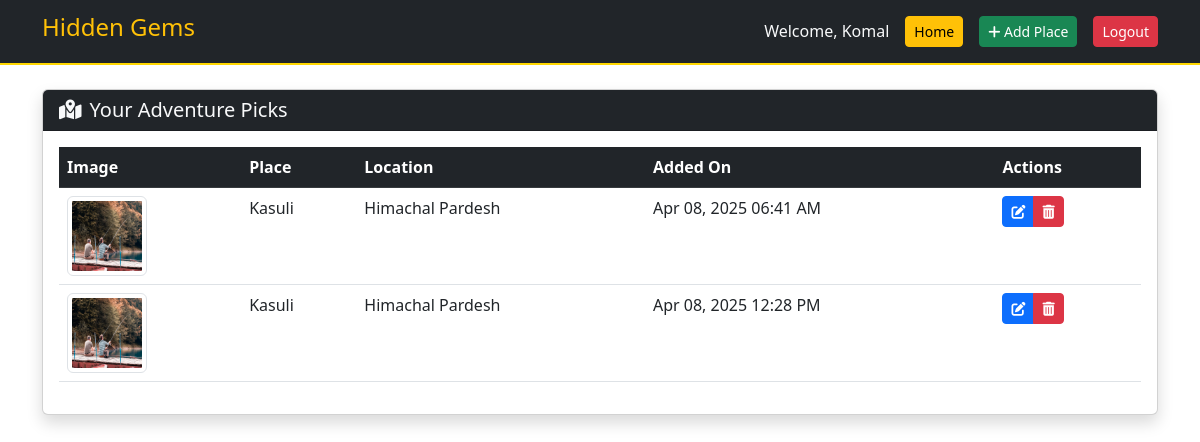
Page /dashboard (signed in) on the committed database.
### app.py (models this page shows)
class User(db.Model):
    id = db.Column(db.Integer, primary_key=True)
    email = db.Column(db.String(120), unique=True, nullable=False)
    first_name = db.Column(db.String(50), nullable=False)
    password = db.Column(db.String(200), nullable=False)
    is_admin = db.Column(db.Boolean, default=False)
    places = db.relationship('Place', backref='author', lazy=True)

class Place(db.Model):
    id = db.Column(db.Integer, primary_key=True)
    name = db.Column(db.String(100), nullable=False)
    location = db.Column(db.String(100), nullable=False)
    description = db.Column(db.Text, nullable=False)
    image = db.Column(db.String(100), nullable=False)
    best_time = db.Column(db.String(50))
    timestamp = db.Column(db.DateTime, default=datetime.utcnow)
    user_id = db.Column(db.Integer, db.ForeignKey('user.id'), nullable=False)

### app.py (the view)
@app.route('/dashboard')
def dashboard():
    if not session.get('logged_in'):
        return redirect(url_for('login'))
    if session['is_admin']:
        places = Place.query.all()
    else:
        places = Place.query.filter_by(user_id=session['user_id']).all()
    return render_template("dashboard.html",
                         places=places,
                         is_admin=session.get('is_admin', False))

### app.py (called while the page is built)
@app.template_filter('datetimeformat')
def datetimeformat(value, format='%b %d, %Y %I:%M %p'):
    return value.strftime(format)

@app.before_request
def check_admin_access():
    if request.path.startswith('/admin') and not request.endpoint == 'admin_login':
        if not session.get('is_admin'):
            flash("Admin access required", "danger")
            return redirect(url_for('login'))

### templates/dashboard.html (shortened to what this page needs)
<!DOCTYPE html>
<html lang="en">
<head>
    <link rel="stylesheet" href="{{ url_for('static', filename='css/style.css') }}">
    <link href="https://cdn.jsdelivr.net/npm/bootstrap@5.3.0/dist/css/bootstrap.min.css" rel="stylesheet">
    <link rel="stylesheet" href="https://cdnjs.cloudflare.com/ajax/libs/font-awesome/6.4.0/css/all.min.css">
</head>
<body class="dashboard-body">
    <nav class="navbar navbar-expand-lg navbar-dark bg-dark">
        <div class="container">
            <a class="navbar-brand" href="{{ url_for('home') }}">
                <h4 class="text-warning">Hidden Gems</h4>
            </a>
            <div class="d-flex align-items-center gap-3">
                <span class="text-light">Welcome, {{ session['username'] }}</span>
                <a href="{{ url_for('home') }}" class="btn btn-sm btn-warning">Home</a>
                <a href="{{ url_for('add_place') }}" class="btn btn-sm btn-success">
                    <i class="fas fa-plus"></i> Add Place
                </a>
                <a href="{{ url_for('logout') }}" class="btn btn-sm btn-danger">Logout</a>
            </div>
        </div>
    </nav>
    <div class="container py-4">
        <div class="card shadow mb-4">
            <div class="card-header bg-dark text-light">
                <h5 class="mb-0"><i class="fas fa-map-marked-alt me-2"></i>Your Adventure Picks</h5>
            </div>
            <div class="card-body">
                {% if places %}
                <div class="table-responsive">
                    <table class="table table-hover">
                        <thead class="table-dark">
                            <tr>
                                <th>Image</th>
                                <th>Place</th>
                                <th>Location</th>
                                <th>Added On</th>
                                <th>Actions</th>
                            </tr>
                        </thead>
                        <tbody>
                            {% for place in places %}
                            <tr>
                                <td>
                                    <img src="{{ url_for('static', filename='uploads/' + place.image) }}"
                                         class="img-thumbnail"
                                         style="width: 80px; height: 80px; object-fit: cover;">
                                </td>
                                <td>{{ place.name }}</td>
                                <td>{{ place.location }}</td>
                                <td>{{ place.timestamp|datetimeformat }}</td>
                                <td>
                                    <div class="btn-group btn-group-sm">
                                        <a href="{{ url_for('edit_place', place_id=place.id) }}"
                                           class="btn btn-primary {% if not (session['is_admin'] or place.author.email == session['email']) %}disabled{% endif %}"
                                           >
                                            <i class="fas fa-edit"></i>
                                        </a>
                                        <button class="btn btn-danger delete-btn"
                                                data-place-id="{{ place.id }}"
                                                >
                                            <i class="fas fa-trash-alt"></i>
                                        </button>
                                    </div>
                                </td>
                            </tr>
                            {% endfor %}
                        </tbody>
                    </table>
                </div>
                {% endif %}
            </div>
        </div>
    </div>
</body>
</html>

### static/style.css (style rules this page uses)
:root { --dark-bg: #1a1a1a; --accent-yellow: #FFD700; --warm-white: #fdfdfd; }
body { background-color: var(--dark-bg); color: var(--warm-white); overflow-x: hidden; }
.navbar { background: rgba(26, 26, 26, 0.95) !important; border-bottom: 2px solid var(--accent-yellow); }
body { background-color: #000 important!; }

### rows in the picture
User: username "Komal"
Place: image (picture), name "Kasuli", location "Himachal Pardesh", timestamp "Apr 08, 2025 06:41 AM"
Place: image (picture), name "Kasuli", location "Himachal Pardesh", timestamp "Apr 08, 2025 12:28 PM"
